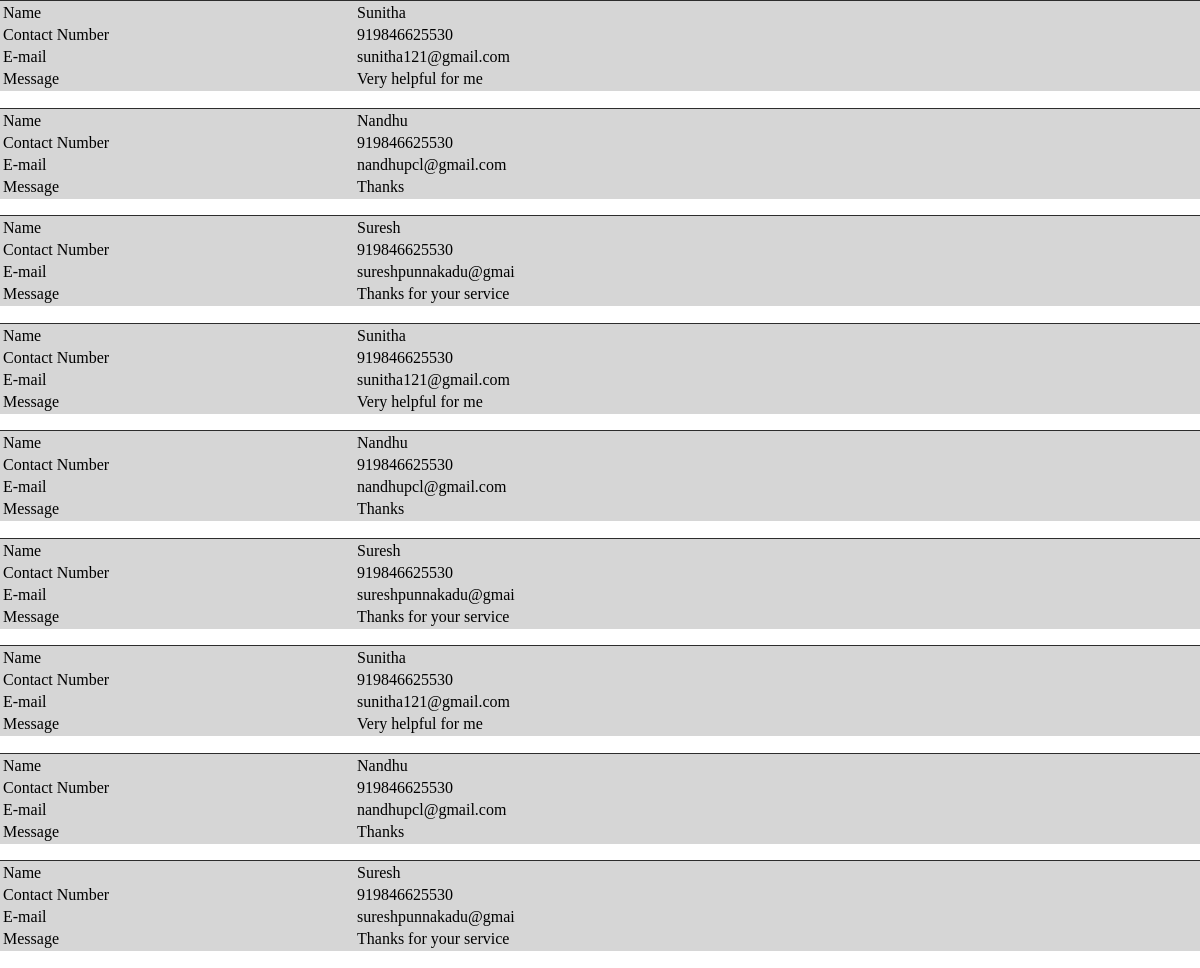
Screenshot of /vw_cmnt_frame.php with the database file from the repository.
### tables this page shows
CREATE TABLE IF NOT EXISTS `contact` (
  `name` varchar(15) NOT NULL,
  `mob_num` varchar(12) NOT NULL,
  `e_mail` varchar(40) NOT NULL,
  `message` varchar(50) NOT NULL
);

### vw_cmnt_frame.php (the view, shortened to what this page needs)
<link href="Style.css" rel="stylesheet" type="text/css" />
<?php
$sql="SELECT * FROM contact ";
 $result=mysql_query($sql);
?>
	<?php
	  while($row=mysql_fetch_array($result))
	  {
  echo '<div class="nw">';
	echo '<table><tr ><td width="350">Name</td>';
	  echo '<td> '.$row['name'].'</td>' ;
	echo '</tr>';
	  echo '<tr><td>Contact Number</td>';
	  echo '  <td>'.$row['mob_num'].'</td>' ;
	 echo '</tr><tr><td>E-mail</td>';
	  echo ' <td> '.$row['e_mail'].'</td>' ;
	  echo '</tr><tr><td>Message</td>';
	  echo ' <td> '.$row['message'] .'</td>';
	  echo '</tr>';
	  echo '</table>';
    echo '</div>';
	}
	  ?>

### Style.css (style rules this page uses)
.nw { background-color: #D6D6D6; border-top-width: 1px; border-top-style: inset; border-top-color: #818181; }

### rows the page displays
contact: name "Sunitha", mob_num "919846625530", e_mail "sunitha121@gmail.com", message "Very helpful for me"
contact: name "Nandhu", mob_num "919846625530", e_mail "nandhupcl@gmail.com", message "Thanks"
contact: name "Suresh", mob_num "919846625530", e_mail "sureshpunnakadu@gmai", message "Thanks for your service"
contact: name "Sunitha", mob_num "919846625530", e_mail "sunitha121@gmail.com", message "Very helpful for me"
contact: name "Nandhu", mob_num "919846625530", e_mail "nandhupcl@gmail.com", message "Thanks"
contact: name "Suresh", mob_num "919846625530", e_mail "sureshpunnakadu@gmai", message "Thanks for your service"
contact: name "Sunitha", mob_num "919846625530", e_mail "sunitha121@gmail.com", message "Very helpful for me"
contact: name "Nandhu", mob_num "919846625530", e_mail "nandhupcl@gmail.com", message "Thanks"
contact: name "Suresh", mob_num "919846625530", e_mail "sureshpunnakadu@gmai", message "Thanks for your service"
